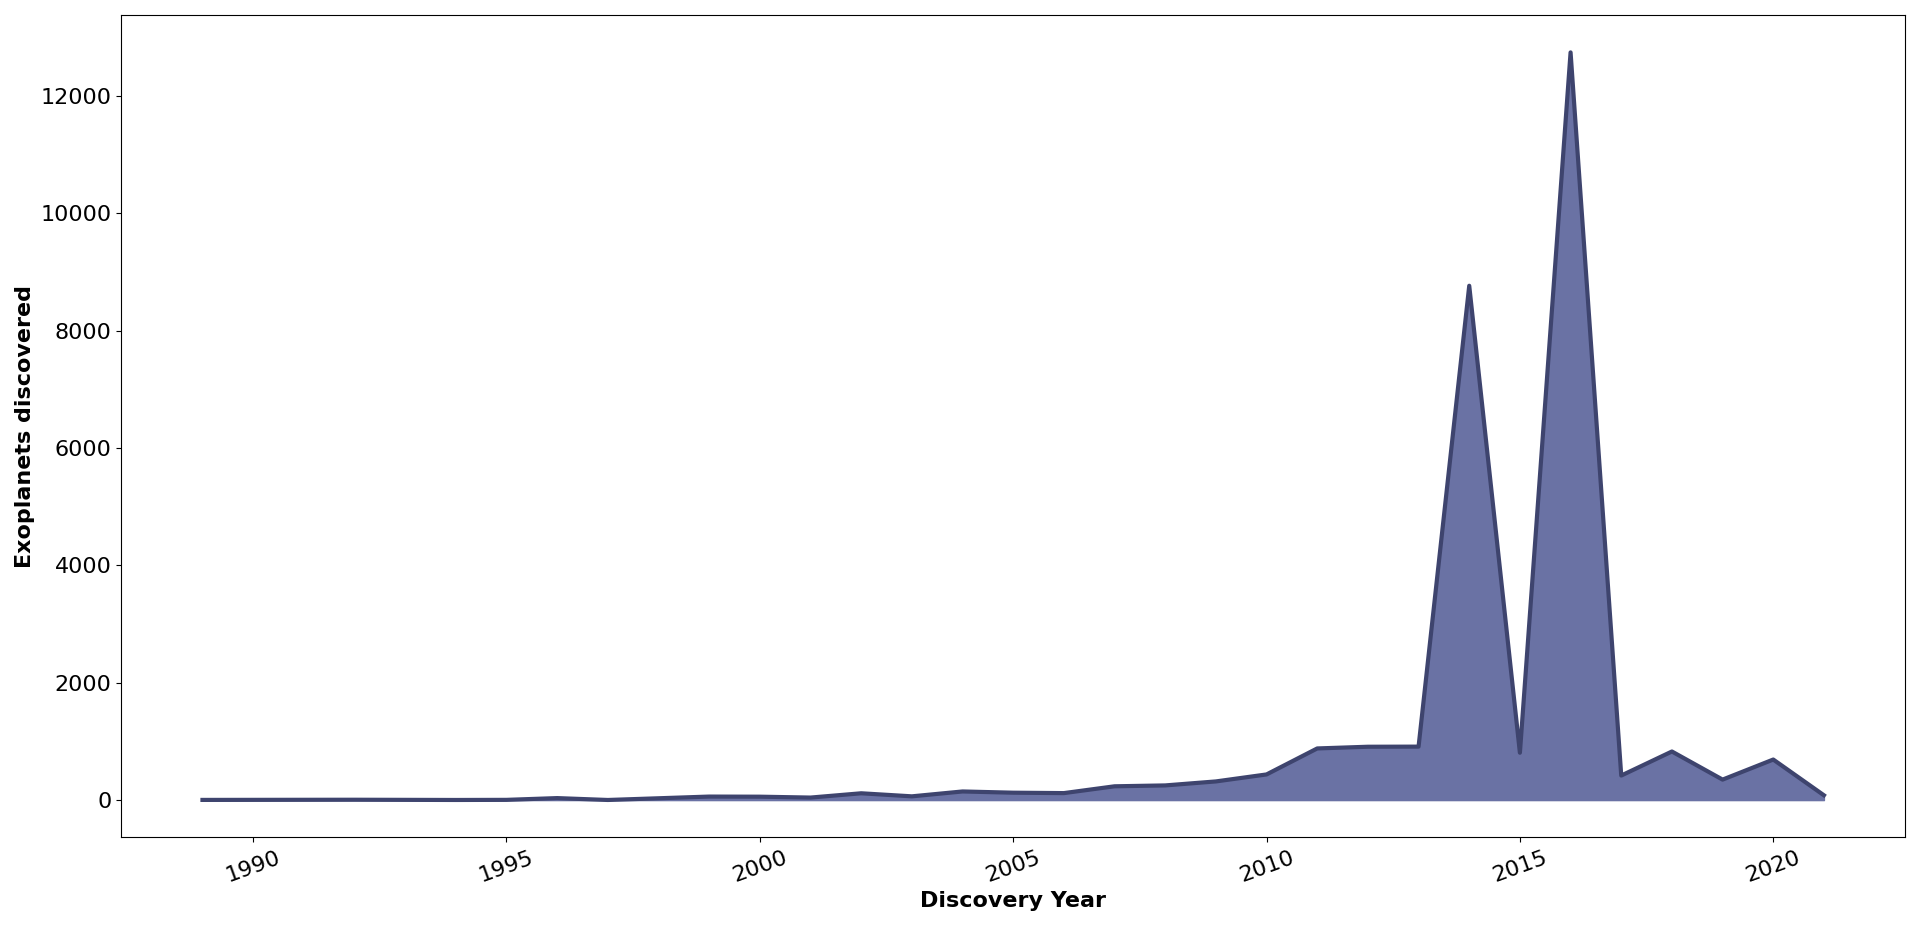

Python code for this plot:

# Paths:
path_data = "data/"

# Packages:
import numpy as np
import pandas as pd
import seaborn as sns
import matplotlib.pyplot as plt
from matplotlib.colors import LinearSegmentedColormap

# Display options:
pd.set_option("display.width", 1200)
pd.set_option("display.max_columns", 300)
pd.set_option("display.max_rows", 300)

# Dataset:
df = pd.read_csv(path_data + "nasa_exoplanets.csv")
df_varnames = pd.read_csv(path_data + "nasa_exoplanets_var_names.csv")

# Variables:
x_var = "disc_year"
x_var_name = df_varnames.loc[(df_varnames["var"] == x_var), ["var_name"]].values[0][0]
y_var_name = "Exoplanets discovered"

# Adapt the data:
df_plot = df.groupby(by = x_var)[x_var].agg("count")
df_plot = pd.DataFrame(
    {
        "x_var": df_plot.index.tolist(),
        "y_var": df_plot.values,
    }
)
df_plot = df_plot.sort_values("x_var")

# Plot:
cmap = LinearSegmentedColormap.from_list("my_palette", ["#111539", "#97A1D9"])
my_palette = [cmap(i/3) for i in np.array(range(3))]

fig = plt.figure(
    figsize = (20, 10),
    tight_layout = True
)
ax = sns.lineplot(
    data = df_plot,
    x = "x_var",
    y = "y_var",
    linewidth = 3,
    color = my_palette[1]
)
_ = ax.fill_between(
    x = df_plot["x_var"],
    y1 = 0,
    y2 = df_plot["y_var"],
    color = my_palette[2]
)
_ = ax.set_xlabel(
    x_var_name,
    fontsize = 16,
    fontweight = "bold"
)
_ = ax.set_ylabel(
    y_var_name,
    fontsize = 16,
    fontweight = "bold"
)
_ = ax.tick_params(
    axis = "x", 
    which = "major", 
    labelsize = 16,
    rotation = 20
)
_ = ax.tick_params(
    axis = "y", 
    which = "major", 
    labelsize = 16
)
plt.legend(
    [], [], 
    frameon = False
)
